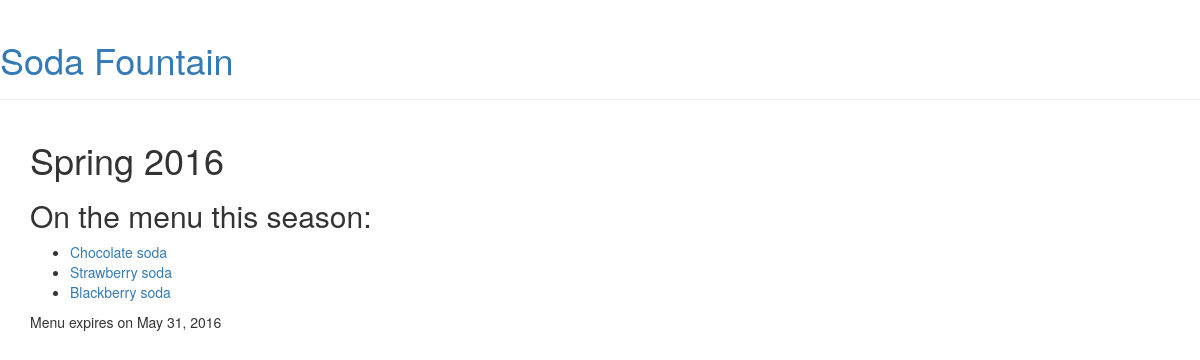
Before: /menu/4/ with the older database file.
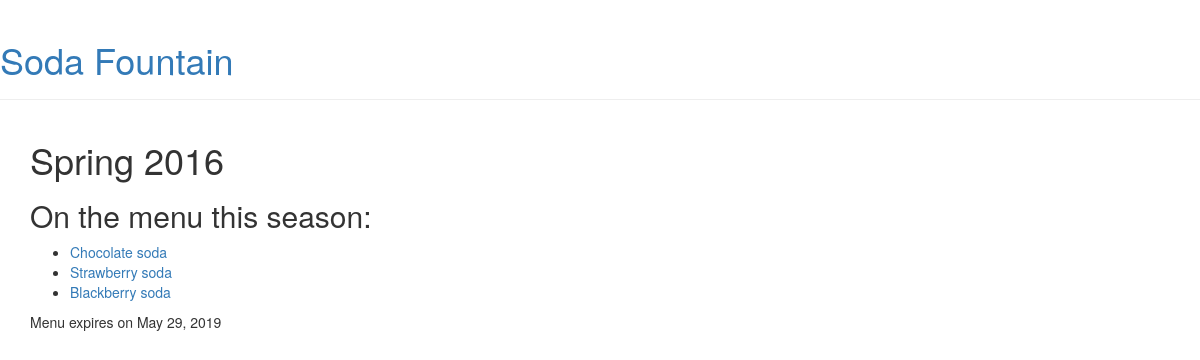
After: the same page with the newer database file.
### menu/models.py (models this page shows, shortened)
class Menu(models.Model):
    season = models.CharField(max_length=20)
    items = models.ManyToManyField('Item', related_name='items')
    created_date = models.DateTimeField(
            default=timezone.now)
    expiration_date = models.DateTimeField(
            blank=True, null=True)

### menu/views.py (the view)
# urls.py: url(r'^menu/(?P<pk>\d+)/$', views.menu_detail, name='menu_detail'),
def menu_detail(request, pk):
    menu = Menu.objects.get(pk=pk)
    return render(request, 'menu/menu_detail.html', {'menu': menu})

### menu/models.py (called while the page is built)
    def __str__(self):
        return self.name

### menu/templates/menu/menu_detail.html (shortened to what this page needs)
{% extends 'menu/layout.html' %}
{% block content %}
    <div class="post">
        <h1>
            {{ menu.season }}
        </h1>
        <h2>On the menu this season:</h2>
        <ul>
            {% for item in menu.items.all %}
                <li><a href="{% url 'menu:item_detail' pk=item.pk %}">{{ item }}</a></li>
            {% endfor %}
        </ul>
        {% if menu.expiration_date %}
            <div class="date">
                Menu expires on {{ menu.expiration_date|date:"F j, Y" }}
            </div>
        {% endif %}
    </div>
{% endblock %}

Changed rows visible on the page:
changed Menu: expiration_date "May 31, 2016" → "May 29, 2019"
